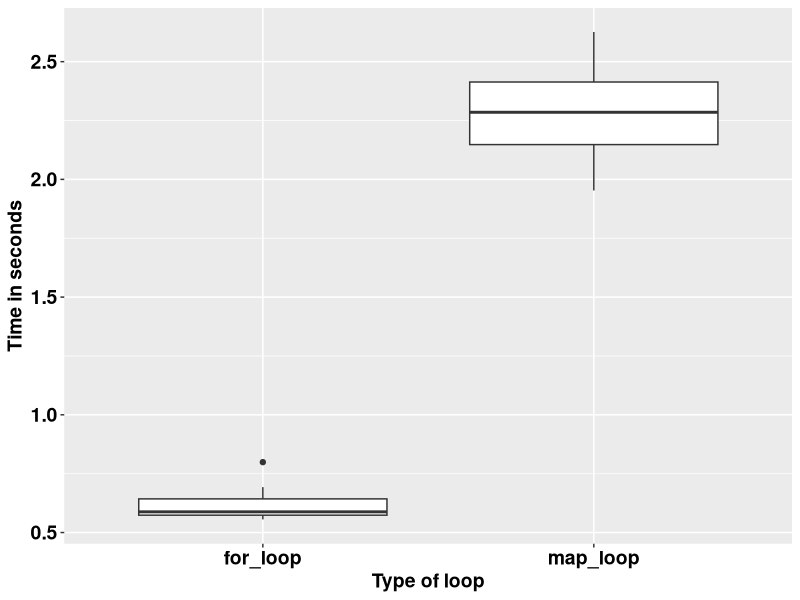

Here is the R script that generated this plot:
## ---- chunk 1
knitr::opts_chunk$set(echo = TRUE)
## ---- chunk 2
square <- function(a) a**2
square(3)
## ---- chunk 3
square <- function(b){ # Create the function name, called square
  b**2
}
square(3)
## ---- chunk 4
square <- function(c){ 
  product <- c**2
  return(product)
}
square(3)
## ---- chunk 5
square <- function(d){
  product <- d**2
  print(product)
}
square(5)
## ---- chunk 6
square <- function(e){
  product <- e**2
  (product)
}
square(9)
## ---- chunk 7
square <- function(f){
  product <- f**2
  show(product)
}
square(9)
## ---- chunk 8
square_root <- function(b){
  product <- b^0.5 # The square root of a number is the number raised to power half
  return(product/2)
}
square_root(9)
## ---- chunk 9
square_root
## ---- chunk 10
square(-10:10)
## ---- chunk 11
square_root(c(-26, 1:15, 158))
## ---- chunk 12
m <- list(12, 18, 345)
square_root(m[[2]])
## ---- chunk 13
rescale <- function(x){
  m <- mean(x)
  s <- sd(x)
  (x - m) / s
}
rescale(c(-52, 58, 46, 99))
## ---- chunk 14
rescale <- function(x, only_translate){
  m <- mean(x)
  translated <- x - m
  if (only_translate) return(translated)
  s <- sd(x)
  translated / s
}

rescale(x = 1:6, only_translate = TRUE)
## ---- chunk 15
rescale <- function(x, only_translate){
  m <- mean(x)
  translated <- x - m
  if (only_translate) return(translated)
  s <- sd(x)
  translated / s
}

rescale(x = 1:4, only_translate = FALSE)
## ---- chunk 16
rescale(only_translate = TRUE, x = 1:4)
## ---- chunk 17
rescale(x = 1:4, TRUE)
rescale(TRUE, x = 1:4)
rescale(1:4, only_translate = T)
rescale(only_translate = T, 1:4)
## ---- chunk 18
rescale(1:4, o = T)
rescale(o = T, 1:4)
## ---- chunk 19
rescale <- function(x, only_translate = FALSE){
  m <- mean(x)
  translated <- x - m
  if(only_translate) return(translated)
  s <- sd(x)
  translated / s
}
## ---- chunk 20
rescale(1:4) # This runs with only_translate being taken as FALSE by default.
## ---- chunk 21
rescale <- function(x, ...){
  m <- mean(x, ...)
  s <- sd(x, ...)
  (x - m) / s
}

rescale(1:4) # 
## ---- chunk 22
x <- c(NA, 1:3)
rescale(x)
## ---- chunk 23
x <- c(NA, 1:3)
rescale(x, na.rm = TRUE)
## ---- chunk 24
some_function <- function(x) x
other_function <- function(x, ...) x
# some_function(1:4, foo = "bar") # This does not run because there was no allowance.
other_function(1:4, foo = "bar")

## ---- chunk 25
f <- function(...) list(...)
g <- function(x, y, ...) f(...)
g(x = 1, y = 2, z = 3, w = 4)
## ---- chunk 26
compare_rasters <- function(x) {
  if (sum(x > 0.5, na.rm = TRUE) > 7) {
    return(1)
  } else {
    return(0)
  }
  
}
## ---- chunk 27
library(tidyverse)
volumes <- rnorm(1000000)

for_loop <- vector()

for (k in 1:20) {
  for_loop[k] <- system.time(for (i in 1:length(volumes)) {
    2.3 * volumes[i] ^ 9
  })
}

map_loop <- vector()
for (j in 1:20) {
  map_loop[j] <- system.time(map_vec(volumes, \(x) 2.3 * x ^ 9))
}
## ---- chunk 28
data.frame(for_loop = for_loop, map_loop = map_loop) %>% 
  gather(key = "key", value = "value") %>% 
  ggplot(aes(key, value)) +
  geom_boxplot() +
  labs(x = "Type of loop",
       y = "Time in seconds") +
  theme(text = element_text(size = 14, face = "bold", colour = "black")) +
  theme(axis.text = element_text(size = 14, face = "bold", colour = "black"))
## ---- chunk 29
library(stringr)
library(lubridate)

vec <- c("Today is 23th Sept 2023")

# The task is to get the date information and make it a date object.

pattern <- "\\d{1,2}th \\[A-Za-z]+ \\d{4}"

date_object <- str_extract(vec, pattern)

date_object <- str_replace(date_object, "th", "")

date_object <- str_replace(date_object, "Sept", "9")

date_object <- dmy(date_object)

print(date_object)
